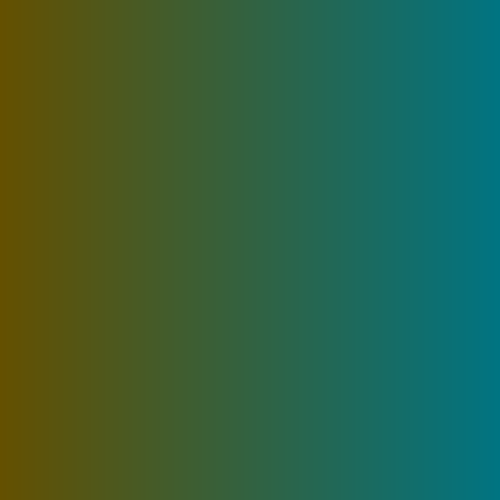
Frame 1 (no input)
Frame 60 (the mouse pressed at the canvas centre just before this capture): identical to frame 1, image omitted
Frame 120 (the mouse held since frame 60 and released just before this capture): identical to frame 1, image omitted

The Processing sketch that drew this single still picture (run headless with seeded random() and noise(); from frame 60 on, the mouse is pressed at the canvas centre):

// Processing sketch: processing_22412
// ── processing_22412.pde

//Problem Set 2
//Question 1
//Matthew Iannacci
void setup() {
  size(500,500);
  background(0);
}
//intended colours i wish to display
color from = color(100,80,0);
color to = color(0,116,130);
void draw() {


//loop used to create the gradient that goes throughout the canvas
for (int x = 0; x < height; x++) {
  float atm = norm(x,0,height);
  stroke(lerpColor(from,to,atm));
  rect(x,0,x,width);

}

}
